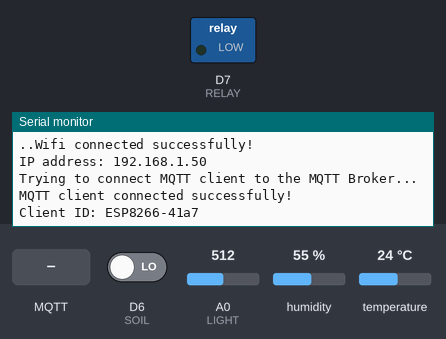
This sketch was run on a simulated ESP8266 (NodeMCU). Shown: switched loads named in the sketch (green lamp = pin HIGH), the last lines printed to the serial monitor. The inputs (shaded band) are chosen by the test bench; at power-on: D6 (SOIL) LOW, A0 (LIGHT) = 512, humidity 55 %, temperature 24 °C. WiFi joins after 1.5 s; servers stay silent unless stated; random numbers use the default seed unless the sketch sets one; no MQTT or app messages arrive unless stated.

Above: at 2.9 s.
3.0 s: MQTT message "1" arrives on the first subscribed topic
At 4.1 s:
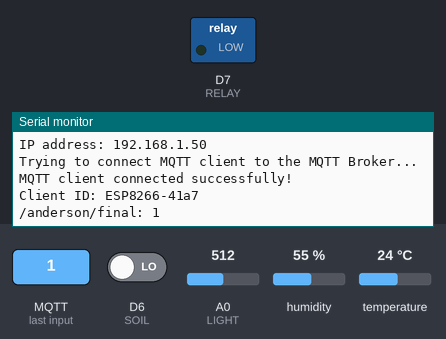
4.5 s: MQTT message "off" arrives on the first subscribed topic
At 6.2 s:
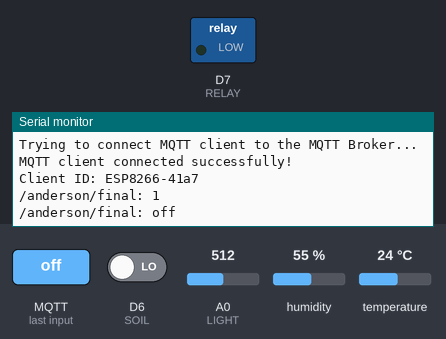
6.5 s: MQTT message "on" arrives on the first subscribed topic
At 7.7 s:
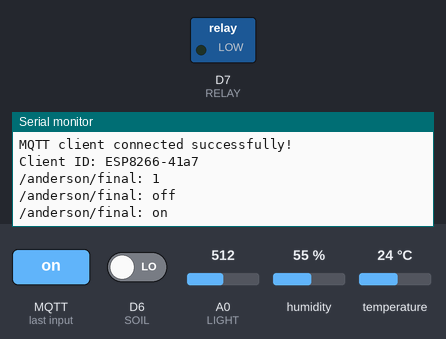

Measured:
- after the input at 3.0 s, the serial monitor: prints a new line at once (image 1)
- after the input at 4.5 s, the serial monitor: prints a new line after 0.53 s (image 2)
- after the input at 6.5 s, the serial monitor: prints a new line after 0.55 s (image 3)

The sketch:

final_project.ino
```cpp
#include <DHT.h>
#include <ArduinoJson.h>
#include "WiFi.h"
#include "MQTT.h"

#define LIGHT A0
#define TEMP_HUMI D5
#define SOIL D6
#define RELAY D7

#define NET_SSID        "saeg2019"
#define NET_PASS        "semsenha"
#define MQTT_SERV       "iotsaeg.nc2.iff.edu.br"
#define MQTT_USER       "saeg"
#define MQTT_PASS       "semsenha"
#define MQTT_PORT       1883
#define TOPIC           "/anderson/final"


DHT dht(TEMP_HUMI, DHT11);
char output[300];

char* getJson(float dht_temperature, float dht_humidity, int luminosity, bool soil_humidity){
  StaticJsonDocument<300> doc;

  JsonObject sensor;
  sensor = doc.createNestedObject();
  sensor["name"] = "DHT";
  sensor["type"] = "temperature";
  sensor["value"] = dht_temperature;

  sensor = doc.createNestedObject();
  sensor["name"] = "DHT";
  sensor["type"] = "humidity";
  sensor["value"] = dht_humidity;

  sensor = doc.createNestedObject();
  sensor["name"] = "LDR";
  sensor["type"] = "luminosity";
  sensor["value"] = luminosity;

  sensor = doc.createNestedObject();
  sensor["name"] = "HL69";
  sensor["type"] = "humidity";
  sensor["value"] = !soil_humidity;

  serializeJson(doc, output);
  return output;
}

void setup() {
  Serial.begin(9600);
  pinMode(SOIL, INPUT);
  pinMode(RELAY, OUTPUT);
  dht.begin();
}

void MQTTCallback(char* topic, byte* payload, unsigned int length) {
  String message = "";
  for (int i = 0; i < length; i++) {
     message += (char)payload[i];
  }
  Serial.print(topic);
  Serial.print(": ");
  Serial.println(message);
  delay(2000);
}

void loop() {
  if (!wifiConnected()) {
    connectWifi(NET_SSID, NET_PASS);
  }
  if (!MQTTLoop()) {
    connectMQTT(MQTT_SERV, MQTT_PORT, MQTT_USER, MQTT_PASS);
    subscribeTopic(TOPIC);
  } else {
    publishTopic(TOPIC, getJson(dht.readTemperature(), dht.readHumidity(), analogRead(LIGHT), digitalRead(SOIL)));
  }
}
```

MQTT.h
```cpp
#include <PubSubClient.h>

WiFiClient wifiClient;
PubSubClient MQTTClient(wifiClient);

void MQTTCallback(char* topic, byte* payload, unsigned int length);

void connectMQTT(char* broker, int port, char* user, char* pass) {
  MQTTClient.setServer(broker, port);
  MQTTClient.setCallback(MQTTCallback);
  while (!MQTTClient.connected()) {
    Serial.println("Trying to connect MQTT client to the MQTT Broker...");
    String clientID = "ESP8266-";
    clientID += String(random(0xffff), HEX);
    if (MQTTClient.connect(clientID.c_str(), user, pass)) {
      Serial.println("MQTT client connected successfully!");
      Serial.print("Client ID: ");
      Serial.println(clientID);
    } else {
      Serial.println("MQTT connection error. Trying again...");
      delay(1000);
    }
  }
}

void subscribeTopic(char* topic) {
  MQTTClient.subscribe(topic);
}

void publishTopic(char* topic, char* payload) {
  MQTTClient.publish(topic, payload);
}

boolean MQTTLoop() {
  return MQTTClient.loop();
}
```

WiFi.h
```cpp
#include <ESP8266WiFi.h>

boolean wifiConnected() {
  return (WiFi.status() == WL_CONNECTED);
}

boolean connectWifi(String ssid, String password) {
  Serial.println("Trying to connect");
  WiFi.begin(ssid, password);

  int countDelay = 0;
  while ((!wifiConnected()) && (countDelay < 10) ) {
    delay(1000);
    Serial.print(".");
    countDelay++;
  }

  if (!wifiConnected()) {
    Serial.println("Wifi connection error. Trying again...");
    delay(1000);
    return false;
  }

  Serial.println("Wifi connected successfully!");
  Serial.print("IP address: ");
  Serial.println(WiFi.localIP());
  return true;
}
```
